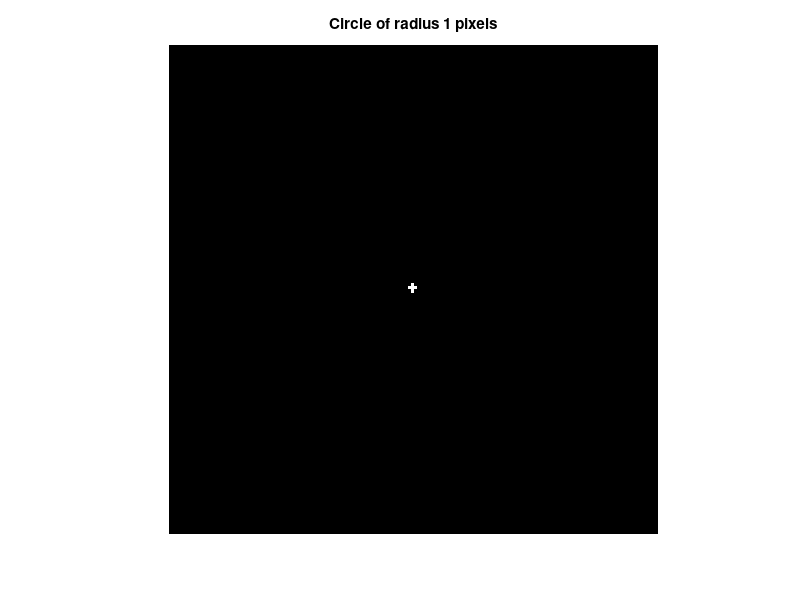
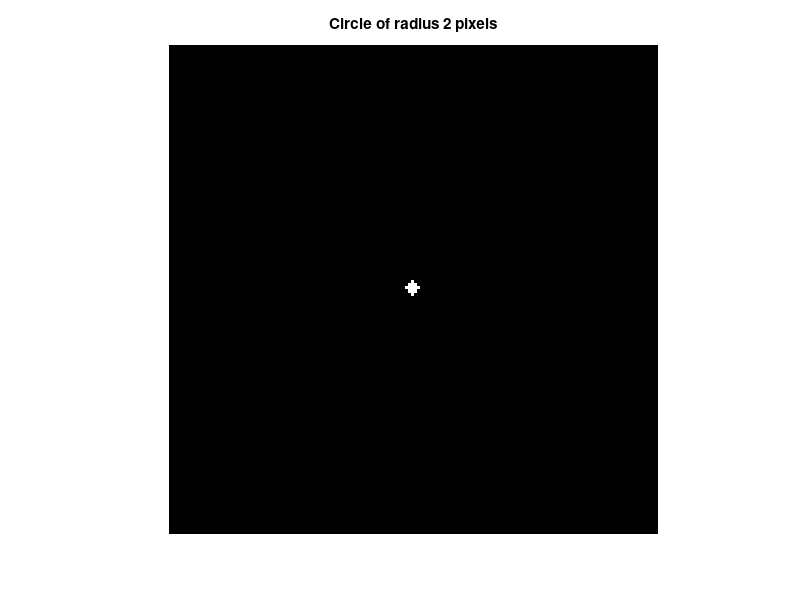
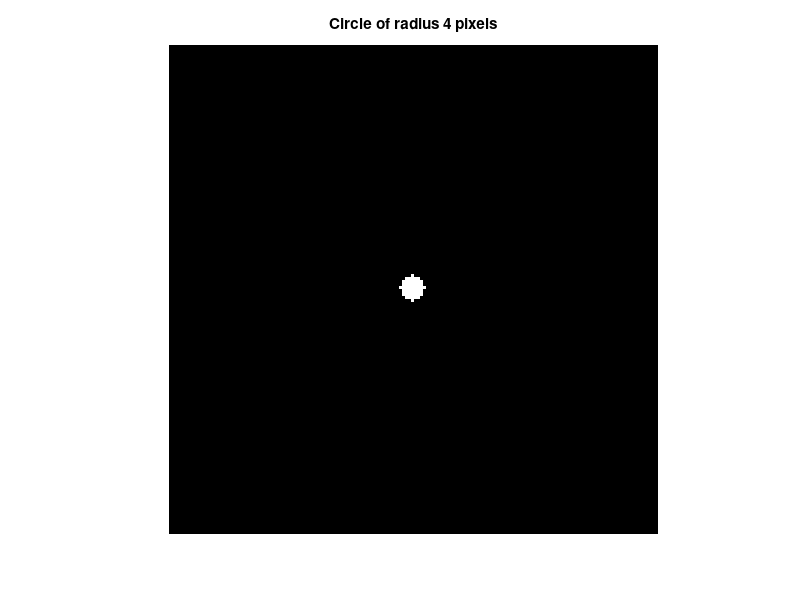
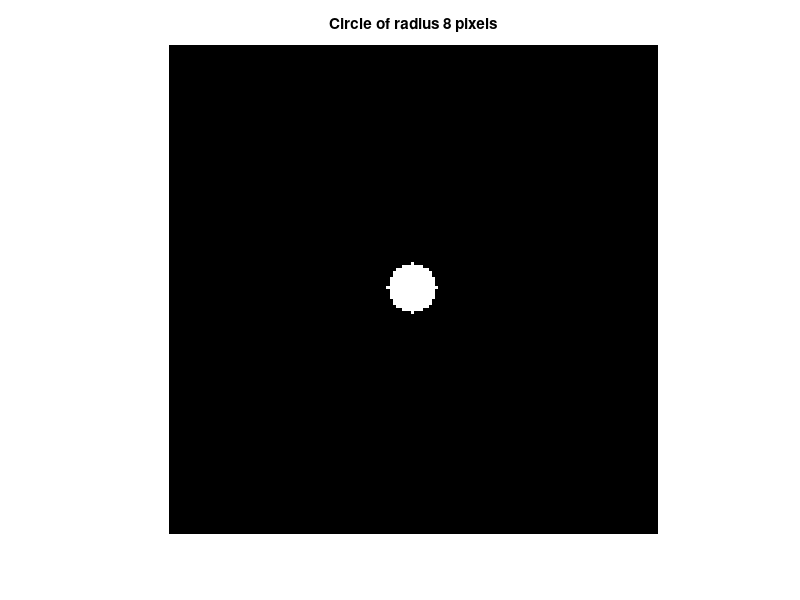

The MATLAB script that drew these images, in order: (Note: this script raises an error after producing the figures.)
% L11_Exercise_01

warning off;

% Test image size
data_size = 160;
num_circles = 8;
circle_radius = [1 2 4 8 16 32 48 64];
test_image = zeros(data_size,data_size,num_circles);

for k=1:num_circles

    for i=1:data_size
        for j=1:data_size
            dist = sqrt((i-data_size/2)*(i-data_size/2) + (j-data_size/2)*(j-data_size/2));
            if dist <= circle_radius(k), test_image(i,j,k) = 255; end
        end
    end

    figure
    imshow(test_image(:,:,k), [0 255]);
    titletext = sprintf('Circle of radius %d pixels', circle_radius(k));
    title(titletext)
    
end

pause

circle_area = zeros(1,num_circles);
circle_perimeter = zeros(1,num_circles);
circularity = zeros(1,num_circles);

for k=1:num_circles

    bw_image = test_image(:,:,k)>0;
    shape_info = regionprops(bw_image, 'Area');
    circle_area(k) = shape_info.Area;
    
    perim_sum = 0;
    bw_perim = bwperim(test_image(:,:,k),4);
    
    for i=1:data_size
        for j=1:data_size
            if bw_perim(i,j)==1,
                test_sum = 4 - (bw_image(i,j-1)+bw_image(i+1,j)+bw_image(i,j+1)+bw_image(i-1,j));
                if test_sum == 1, perim_sum = perim_sum + 1; end
                if test_sum == 2, perim_sum = perim_sum + sqrt(2); end
                if test_sum == 3, perim_sum = perim_sum + 1 + sqrt(2); end
            end
        end
    end

    circle_perimeter(k) = perim_sum;
    
    circularity(k) = 4*pi*circle_area(k)/(circle_perimeter(k)*circle_perimeter(k));
    
end

% Display results
message = sprintf('Circularity Results');
message = char(message, sprintf(''));
for k=1:num_circles
    message = char(message, sprintf('Radius = %d    Area = %d    Perimeter = %.1f   Circularity = %.3f', circle_radius(k), circle_area(k), circle_perimeter(k), circularity(k)));
end
hd = msgbox(cellstr(message), 'Circularity Dependence on ROI Size');
set(hd, 'position', [300 300 350 170]);

